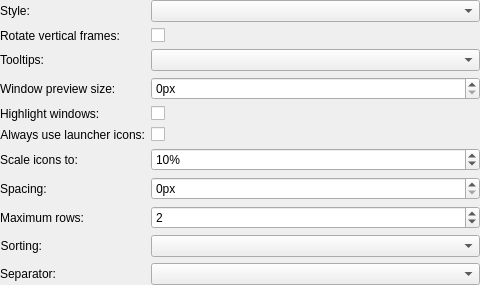
<?xml version="1.0" encoding="UTF-8"?>
<ui version="4.0">
 <class>appearanceconfig</class>
 <widget class="QWidget" name="appearanceconfig">
  <property name="geometry">
   <rect>
    <x>0</x>
    <y>0</y>
    <width>480</width>
    <height>283</height>
   </rect>
  </property>
  <layout class="QFormLayout" name="formLayout">
   <property name="margin">
    <number>0</number>
   </property>
   <item row="0" column="0">
    <widget class="QLabel" name="style_label">
     <property name="text">
      <string>Style:</string>
     </property>
    </widget>
   </item>
   <item row="0" column="1">
    <widget class="QComboBox" name="style"/>
   </item>
   <item row="1" column="0">
    <widget class="QLabel" name="rotate_label">
     <property name="text">
      <string>Rotate vertical frames:</string>
     </property>
     <property name="buddy">
      <cstring>rotate</cstring>
     </property>
    </widget>
   </item>
   <item row="1" column="1">
    <widget class="QCheckBox" name="rotate">
     <property name="toolTip">
      <string>&lt;p&gt;Controls whether the frames drawn around taskbar entries should be rotated 90-degrees counter-clockwise when the taskbar is in a vertical panel.&lt;/p&gt;</string>
     </property>
     <property name="text">
      <string/>
     </property>
    </widget>
   </item>
   <item row="2" column="0">
    <widget class="QLabel" name="toolTips_label">
     <property name="text">
      <string>Tooltips:</string>
     </property>
     <property name="alignment">
      <set>Qt::AlignRight|Qt::AlignTrailing|Qt::AlignVCenter</set>
     </property>
     <property name="buddy">
      <cstring>toolTips</cstring>
     </property>
    </widget>
   </item>
   <item row="2" column="1">
    <widget class="QComboBox" name="toolTips"/>
   </item>
   <item row="3" column="0">
    <widget class="QLabel" name="previewSize_label">
     <property name="text">
      <string>Window preview size:</string>
     </property>
     <property name="buddy">
      <cstring>previewSize</cstring>
     </property>
    </widget>
   </item>
   <item row="3" column="1">
    <widget class="KIntSpinBox" name="previewSize">
     <property name="toolTip">
      <string>&lt;p&gt;Controls the width of window previews with tooltips.&lt;/p&gt;</string>
     </property>
     <property name="suffix">
      <string>px</string>
     </property>
     <property name="prefix">
      <string/>
     </property>
    </widget>
   </item>
   <item row="5" column="0">
    <widget class="QLabel" name="launcherIcons_label">
     <property name="text">
      <string>Always use launcher icons:</string>
     </property>
     <property name="alignment">
      <set>Qt::AlignRight|Qt::AlignTrailing|Qt::AlignVCenter</set>
     </property>
     <property name="buddy">
      <cstring>launcherIcons</cstring>
     </property>
    </widget>
   </item>
   <item row="5" column="1">
    <widget class="QCheckBox" name="launcherIcons">
     <property name="toolTip">
      <string>&lt;p&gt;Enabling this item forces the icon for a running application to be the same as that used for the launcher. This resolves some oddities where the launcher icon is different from the application icon - as happens with LibreOffice.&lt;/p&gt;</string>
     </property>
     <property name="text">
      <string/>
     </property>
    </widget>
   </item>
   <item row="6" column="0">
    <widget class="QLabel" name="iconScale_label">
     <property name="text">
      <string>Scale icons to:</string>
     </property>
     <property name="buddy">
      <cstring>iconScale</cstring>
     </property>
    </widget>
   </item>
   <item row="6" column="1">
    <widget class="KIntSpinBox" name="iconScale">
     <property name="toolTip">
      <string>&lt;p&gt;Controls the scaling of the taskbar icon. When set to &amp;quot;Automatic&amp;quot;, the taskbar will attempt to determine the optimal size.&lt;/p&gt;</string>
     </property>
     <property name="suffix">
      <string>%</string>
     </property>
     <property name="value">
      <number>10</number>
     </property>
    </widget>
   </item>
   <item row="7" column="0">
    <widget class="QLabel" name="spacing_label">
     <property name="text">
      <string>Spacing:</string>
     </property>
     <property name="buddy">
      <cstring>spacing</cstring>
     </property>
    </widget>
   </item>
   <item row="7" column="1">
    <widget class="KIntSpinBox" name="spacing">
     <property name="toolTip">
      <string>&lt;p&gt;Set the amount of extra spacing between items.&lt;/p&gt;</string>
     </property>
     <property name="suffix">
      <string>px</string>
     </property>
     <property name="prefix">
      <string/>
     </property>
     <property name="value">
      <number>0</number>
     </property>
    </widget>
   </item>
   <item row="8" column="0">
    <widget class="QLabel" name="maxRows_label">
     <property name="text">
      <string>Maximum rows:</string>
     </property>
     <property name="alignment">
      <set>Qt::AlignRight|Qt::AlignTrailing|Qt::AlignVCenter</set>
     </property>
     <property name="buddy">
      <cstring>maxRows</cstring>
     </property>
    </widget>
   </item>
   <item row="8" column="1">
    <widget class="KIntSpinBox" name="maxRows">
     <property name="toolTip">
      <string>&lt;p&gt;Controls the maximum number of rows (for a horizontal taskbar), or columns (for a vertical taskbar), that will be used.&lt;/p&gt;</string>
     </property>
     <property name="minimum">
      <number>1</number>
     </property>
     <property name="value">
      <number>2</number>
     </property>
    </widget>
   </item>
   <item row="9" column="0">
    <widget class="QLabel" name="sortingStrategy_label">
     <property name="text">
      <string>Sorting:</string>
     </property>
     <property name="alignment">
      <set>Qt::AlignRight|Qt::AlignTrailing|Qt::AlignVCenter</set>
     </property>
     <property name="buddy">
      <cstring>sortingStrategy</cstring>
     </property>
    </widget>
   </item>
   <item row="9" column="1">
    <widget class="QComboBox" name="sortingStrategy">
     <property name="minimumSize">
      <size>
       <width>200</width>
       <height>0</height>
      </size>
     </property>
    </widget>
   </item>
   <item row="10" column="0">
    <widget class="QLabel" name="showSeparator_label">
     <property name="text">
      <string>Separator:</string>
     </property>
     <property name="buddy">
      <cstring>showSeparator</cstring>
     </property>
    </widget>
   </item>
   <item row="10" column="1">
    <widget class="QComboBox" name="showSeparator">
     <property name="toolTip">
      <string>&lt;p&gt;When enabled, and there is only 1 row/column, then a separator will be drawn between the launchers/tasks-with-launchers and non-launcher tasks.&lt;/p&gt;</string>
     </property>
    </widget>
   </item>
   <item row="4" column="0">
    <widget class="QLabel" name="highlightWindows_label">
     <property name="text">
      <string>Highlight windows:</string>
     </property>
    </widget>
   </item>
   <item row="4" column="1">
    <widget class="QCheckBox" name="highlightWindows">
     <property name="text">
      <string/>
     </property>
    </widget>
   </item>
  </layout>
 </widget>
 <customwidgets>
  <customwidget>
   <class>KIntSpinBox</class>
   <extends>QSpinBox</extends>
   <header>knuminput.h</header>
  </customwidget>
 </customwidgets>
 <tabstops>
  <tabstop>style</tabstop>
  <tabstop>rotate</tabstop>
  <tabstop>toolTips</tabstop>
  <tabstop>previewSize</tabstop>
  <tabstop>launcherIcons</tabstop>
  <tabstop>iconScale</tabstop>
  <tabstop>spacing</tabstop>
  <tabstop>maxRows</tabstop>
  <tabstop>sortingStrategy</tabstop>
  <tabstop>showSeparator</tabstop>
 </tabstops>
 <resources/>
 <connections/>
</ui>
